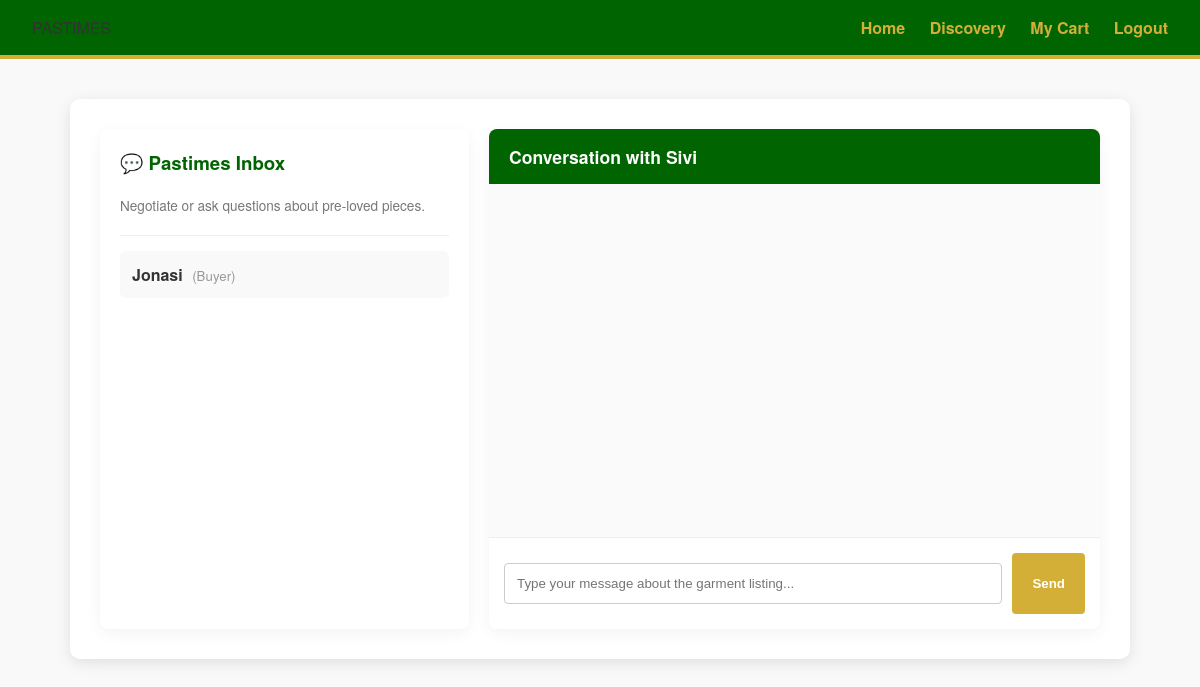
Page /messages.php?chat_with=1 on the committed database.
### tables this page shows
CREATE TABLE `user` (
  `userId` int(11) NOT NULL,
  `userName` varchar(100) DEFAULT NULL,
  `userEmail` varchar(100) DEFAULT NULL,
  `password` varchar(255) DEFAULT NULL,
  `role` enum('Buyer','Seller','Admin') DEFAULT NULL,
  `isVerified` tinyint(1) DEFAULT 0
);

### messages.php (the view, shortened to what this page needs)
<?php
include 'DBConn.php';
$current_user_id = intval($_SESSION['userId']);
$active_chat_user = null;
if (isset($_GET['chat_with'])) {
    $active_chat_user = intval($_GET['chat_with']);
}
?>
<!DOCTYPE html>
<html lang="en">
<head>
    <link rel="stylesheet" href="style.css">
</head>
<body>
    <nav>
        <div class="logo">PASTIMES</div>
        <div>
            <a href="index.php">Home</a>
            <a href="discovery.php">Discovery</a>
            <a href="cart.php">My Cart</a>
            <a href="logout.php">Logout</a>
        </div>
    </nav>
    <div class="container" style="max-width: 1000px; margin-top: 40px; display: flex; gap: 20px;">
        <div
            style="width: 35%; background: white; border-radius: 8px; box-shadow: 0 4px 15px rgba(0,0,0,0.05); padding: 20px; color: #333;">
            <h3 style="margin-top: 0; color: #006400;">💬 Pastimes Inbox</h3>
            <p style="font-size: 0.85em; color: #777; margin-bottom: 20px;">Negotiate or ask questions about pre-loved
                pieces.</p>
            <hr style="border: 0; border-top: 1px solid #eee;">
            <div style="display: flex; flex-direction: column; gap: 10px; margin-top: 15px;">
                <?php
                $inbox_query = "SELECT DISTINCT IF(senderId = $current_user_id, receiverId, senderId) AS chat_partner_id
                                FROM message WHERE senderId = $current_user_id OR receiverId = $current_user_id";
                $inbox_result = mysqli_query($conn, $inbox_query);
                if ($inbox_result && mysqli_num_rows($inbox_result) > 0) {
                    while ($inbox_row = mysqli_fetch_assoc($inbox_result)) {
                        $partner_id = intval($inbox_row['chat_partner_id']);
                        $user_query_str = "SELECT userName, role FROM user WHERE userId = $partner_id";
                        $user_query = mysqli_query($conn, $user_query_str);
                        if ($user_query && $user_row = mysqli_fetch_assoc($user_query)) {
                            $partner_name = $user_row['userName'] ?? 'Marketplace User';
                            $partner_role = $user_row['role'] ?? 'Seller';
                            $is_active = ($active_chat_user == $partner_id) ? "background: #e8f5e9; border-left: 4px solid #006400;" : "background: #f9f9f9;";
                            echo "<a href='messages.php?chat_with=$partner_id' style='text-decoration: none; color: inherit; padding: 12px; border-radius: 6px; display: block; $is_active'>";
                            echo "<strong>" . htmlspecialchars($partner_name) . "</strong> <small style='color: #999; margin-left: 5px;'>($partner_role)</small>";
                            echo "</a>";
                        }
                    }
                } else {
                    echo "<p style='color: #979797; font-size: 0.9em; text-align: center; margin-top: 20px;'>No active chat history found. Start a conversation from an item page!</p>";
                }
                ?>
            </div>
        </div>
        <div
            style="width: 65%; background: white; border-radius: 8px; box-shadow: 0 4px 15px rgba(0,0,0,0.05); display: flex; flex-direction: column; min-height: 500px; color: #333;">
            <?php if ($active_chat_user):
                $partner_meta = mysqli_query($conn, "SELECT userName FROM user WHERE userId = $active_chat_user");
                $active_chat_name = 'User';
                if ($partner_meta && $partner_meta_data = mysqli_fetch_assoc($partner_meta)) {
                    $active_chat_name = $partner_meta_data['userName'] ?? 'User';
                }
            ?>
            <div
                style="background: #006400; color: white; padding: 15px 20px; border-top-left-radius: 8px; border-top-right-radius: 8px;">
                <h3 style="margin: 0; font-size: 1.1em;">Conversation with
                    <?php echo htmlspecialchars($active_chat_name); ?></h3>
            </div>
            <div
                style="flex-grow: 1; padding: 20px; overflow-y: auto; display: flex; flex-direction: column; gap: 12px; background: #fafafa;">
            </div>
            <form method="POST"
                style="padding: 15px; border-top: 1px solid #eee; display: flex; gap: 10px; background: white; border-bottom-left-radius: 8px; border-bottom-right-radius: 8px;">
                <input type="text" name="message_text" required
                    placeholder="Type your message about the garment listing..."
                    style="flex-grow: 1; padding: 12px; border: 1px solid #ccc; border-radius: 4px; outline: none;">
                <button type="submit" name="send_message" class="btn-gold"
                    style="padding: 0 20px; font-weight: bold; border-radius: 4px; border: none; cursor: pointer; background-color: #d4af37; color: white;">Send</button>
            </form>
            <?php endif; ?>
        </div>
    </div>
</body>
</html>

### style.css (style rules this page uses)
:root { --pastimes-green: #006400; --pastimes-gold: #D4AF37; --white: #ffffff; --light-grey: #f9f9f9; }
body { font-family: 'Helvetica Neue', Arial, sans-serif; margin: 0; background-color: var(--light-grey); color: #333; }
nav { background-color: var(--pastimes-green); padding: 1rem 2rem; display: flex; justify-content: space-between; align-items: center; border-bottom: 4px solid var(--pastimes-gold); }
nav a { color: var(--pastimes-gold); text-decoration: none; font-weight: bold; margin-left: 20px; }
.btn-gold { background-color: var(--pastimes-gold); color: var(--pastimes-green); padding: 10px 20px; border: none; border-radius: 5px; cursor: pointer; font-weight: bold; text-decoration: none; display: inline-block; }
.container { max-width: 800px; margin: 40px auto; background: white; padding: 30px; border-radius: 10px; box-shadow: 0 4px 15px rgba(0, 0, 0, 0.1); }
input, select, textarea { width: 100%; padding: 12px; margin: 10px 0; border: 1px solid #ddd; border-radius: 4px; box-sizing: border-box; }

### rows in the picture
user: userName "Jonasi", role "Buyer"
user: userName "Sivi"
